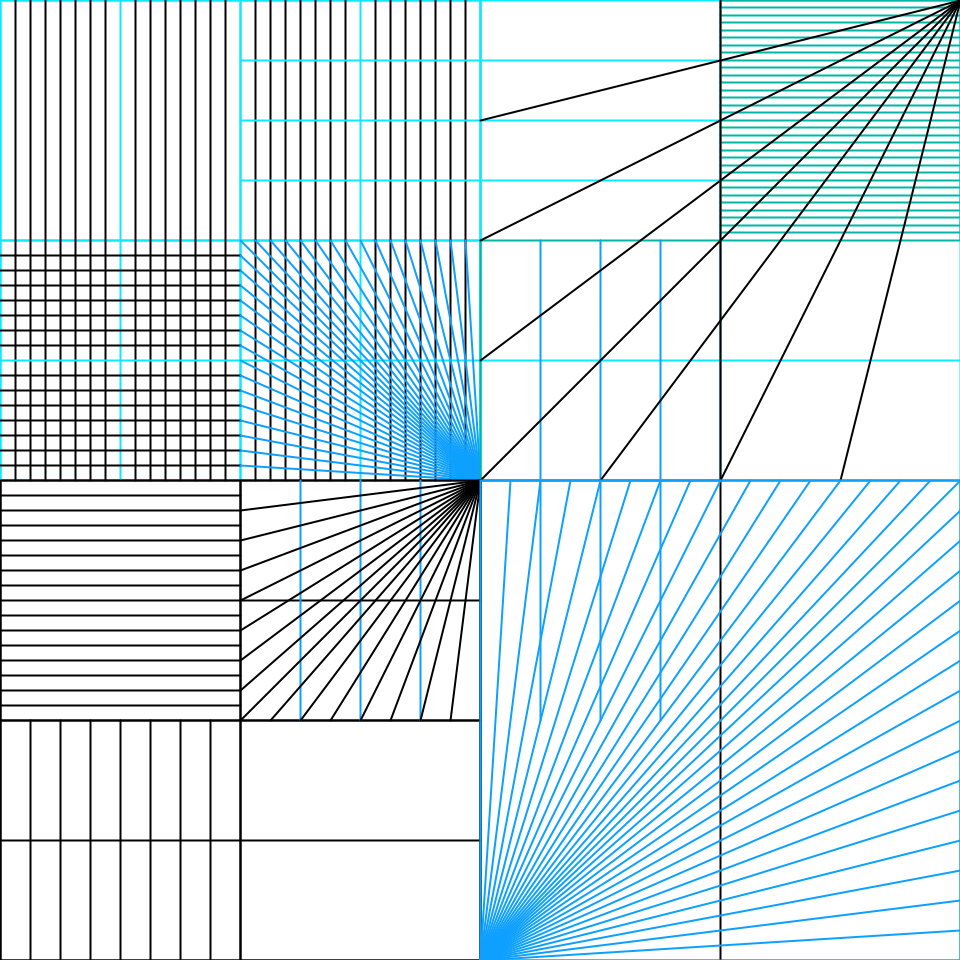
Frame 1 (no input)
Frame 60 (the mouse pressed at the canvas centre just before this capture): identical to frame 1, image omitted
Frame 120 (the mouse held since frame 60 and released just before this capture): identical to frame 1, image omitted

The Processing sketch that drew this single still picture (run headless with seeded random() and noise(); from frame 60 on, the mouse is pressed at the canvas centre):

// Processing sketch: saskia_painting_replica
// ── saskia_painting_replica.pde
// Inspiration > https://64.media.tumblr.com/cf987798db8463e913efbd960f59b091/58e3afdf5df20f0b-64/s1280x1920/17e2539d1aac524e393f498c1c7214ec4cfb0746.png

void setup() {
  size (960, 960);
}

void draw() {
  background(255);
  strokeWeight(2);

  // Top Left Margin
  noFill();
  stroke(13, 233, 255);
  square(0, 0, 480);

  // Bottom Left Margin
  noFill();
  stroke(0);
  square(0, 480, 480);

  // Top Right Margin
  noFill();
  stroke(13, 233, 255);
  square(480, 0, 480);

  // Bottom Right Margin
  noFill();
  stroke(13, 160, 255);
  square(480, 480, 480);

  // Top Left Margin edits
  noFill();
  stroke(13, 233, 255);
  square(0, 0, 240);
  square(240, 0, 240);
  square(240, 240, 240);
  square(0, 240, 240);

  PVector A = new PVector(120, 0);
  PVector B = new PVector(360, 0);
  PVector C = new PVector(120, 480);
  PVector D = new PVector(360, 480);

  line(A.x, A.y, C.x, C.y);
  line(B.x, B.y, D.x, D.y);

  stroke(0);
  PVector A2 = new PVector(15, 0);
  PVector B2 = new PVector(15, 480);
  PVector C2 = new PVector(30, 0);
  PVector D2 = new PVector(30, 480);

  PVector aa = new PVector(45, 0);
  PVector bb = new PVector(45, 480);
  PVector cc = new PVector(60, 0);
  PVector dd = new PVector(60, 480);
  PVector ee = new PVector(75, 0);
  PVector ff = new PVector(75, 480);
  PVector gg = new PVector(90, 0);
  PVector hh = new PVector(90, 480);
  PVector ii = new PVector(105, 0);
  PVector jj = new PVector(105, 480);


  line(A2.x, A2.y, B2.x, B2.y);
  line(C2.x, C2.y, D2.x, D2.y);
  line(aa.x, aa.y, bb.x, bb.y);
  line(cc.x, cc.y, dd.x, dd.y);
  line(ee.x, ee.y, ff.x, ff.y);
  line(gg.x, gg.y, hh.x, hh.y);
  line(ii.x, ii.y, jj.x, jj.y);

  PVector aa2 = new PVector(135, 0);
  PVector bb2 = new PVector(135, 480);
  PVector cc2 = new PVector(150, 0);
  PVector dd2 = new PVector(150, 480);
  PVector ee2 = new PVector(165, 0);
  PVector ff2 = new PVector(165, 480);
  PVector gg2 = new PVector(180, 0);
  PVector hh2 = new PVector(180, 480);
  PVector ii2 = new PVector(195, 0);
  PVector jj2 = new PVector(195, 480);
  PVector kk2 = new PVector(210, 0);
  PVector ll2 = new PVector(210, 480);
  PVector mm2 = new PVector(225, 0);
  PVector nn2 = new PVector(225, 480);

  line(aa2.x, aa2.y, bb2.x, bb2.y);
  line(cc2.x, cc2.y, dd2.x, dd2.y);
  line(ee2.x, ee2.y, ff2.x, ff2.y);
  line(gg2.x, gg2.y, hh2.x, hh2.y);
  line(ii2.x, ii2.y, jj2.x, jj2.y);
  line(kk2.x, kk2.y, ll2.x, ll2.y);
  line(mm2.x, mm2.y, nn2.x, nn2.y);

  PVector aaa = new PVector(255, 0);
  PVector bbb = new PVector(255, 480);
  PVector ccc = new PVector(270, 0);
  PVector ddd = new PVector(270, 480);
  PVector eee = new PVector(285, 0);
  PVector fff = new PVector(285, 480);
  PVector ggg = new PVector(300, 0);
  PVector hhh = new PVector(300, 480);
  PVector iii = new PVector(315, 0);
  PVector jjj = new PVector(315, 480);
  PVector kkk = new PVector(330, 0);
  PVector lll = new PVector(330, 480);
  PVector mmm = new PVector(345, 0);
  PVector nnn = new PVector(345, 480);

  line(aaa.x, aaa.y, bbb.x, bbb.y);
  line(ccc.x, ccc.y, ddd.x, ddd.y);
  line(eee.x, eee.y, fff.x, fff.y);
  line(ggg.x, ggg.y, hhh.x, hhh.y);
  line(iii.x, iii.y, jjj.x, jjj.y);
  line(kkk.x, kkk.y, lll.x, lll.y);
  line(mmm.x, mmm.y, nnn.x, nnn.y);

  PVector aaaa = new PVector(375, 0);
  PVector bbbb = new PVector(375, 480);
  PVector cccc = new PVector(390, 0);
  PVector dddd = new PVector(390, 480);
  PVector eeee = new PVector(405, 0);
  PVector ffff = new PVector(405, 480);
  PVector gggg = new PVector(420, 0);
  PVector hhhh = new PVector(420, 480);
  PVector iiii = new PVector(435, 0);
  PVector jjjj = new PVector(435, 480);
  PVector kkkk = new PVector(450, 0);
  PVector llll = new PVector(450, 480);
  PVector mmmm = new PVector(465, 0);
  PVector nnnn = new PVector(465, 480);

  line(aaaa.x, aaaa.y, bbbb.x, bbbb.y);
  line(cccc.x, cccc.y, dddd.x, dddd.y);
  line(eeee.x, eeee.y, ffff.x, ffff.y);
  line(gggg.x, gggg.y, hhhh.x, hhhh.y);
  line(iiii.x, iiii.y, jjjj.x, jjjj.y);
  line(kkkk.x, kkkk.y, llll.x, llll.y);
  line(mmmm.x, mmmm.y, nnnn.x, nnnn.y);

  stroke(13, 233, 255);
  PVector horizontalA = new PVector(240, 60);
  PVector horizontalB = new PVector(240, 120);
  PVector horizontalC = new PVector(240, 180);
  PVector horizontalD = new PVector(720, 60);
  PVector horizontalE = new PVector(720, 120);
  PVector horizontalF = new PVector(720, 180);

  line(horizontalA.x, horizontalA.y, horizontalD.x, horizontalD.y);
  line(horizontalB.x, horizontalB.y, horizontalE.x, horizontalE.y);
  line(horizontalC.x, horizontalC.y, horizontalF.x, horizontalF.y);

  // lower left quarter, top half (Top Left)
  PVector lowerHorizontalA = new PVector(0, 360);
  PVector lowerHorizontalB = new PVector(960, 360);
  PVector lowerA = new PVector(0, 255);
  PVector lowerB = new PVector(0, 270);
  PVector lowerC = new PVector(0, 285);
  PVector lowerD = new PVector(0, 300);
  PVector lowerE = new PVector(0, 315);
  PVector lowerF = new PVector(0, 330);
  PVector lowerG = new PVector(0, 345);

  PVector lowerAA = new PVector(0, 375);
  PVector lowerBB = new PVector(0, 390);
  PVector lowerCC = new PVector(0, 405);
  PVector lowerDD = new PVector(0, 420);
  PVector lowerEE = new PVector(0, 435);
  PVector lowerFF = new PVector(0, 450);
  PVector lowerGG = new PVector(0, 465);

  // Lower left quarter, bottom half (Top Left)
  PVector lowerA2 = new PVector(240, 255);
  PVector lowerB2 = new PVector(240, 270);
  PVector lowerC2 = new PVector(240, 285);
  PVector lowerD2 = new PVector(240, 300);
  PVector lowerE2 = new PVector(240, 315);
  PVector lowerF2 = new PVector(240, 330);
  PVector lowerG2 = new PVector(240, 345);

  line(lowerHorizontalA.x, lowerHorizontalA.y, lowerHorizontalB.x, lowerHorizontalB.y);

  stroke(0);
  line(lowerA.x, lowerA.y, lowerA2.x, lowerA2.y);
  line(lowerB.x, lowerB.y, lowerB2.x, lowerB2.y);
  line(lowerC.x, lowerC.y, lowerC2.x, lowerC2.y);
  line(lowerD.x, lowerD.y, lowerD2.x, lowerD2.y);
  line(lowerE.x, lowerE.y, lowerE2.x, lowerE2.y);
  line(lowerF.x, lowerF.y, lowerF2.x, lowerF2.y);
  line(lowerG.x, lowerG.y, lowerG2.x, lowerG2.y);

  PVector lowerAA2 = new PVector(240, 375);
  PVector lowerBB2 = new PVector(240, 390);
  PVector lowerCC2 = new PVector(240, 405);
  PVector lowerDD2 = new PVector(240, 420);
  PVector lowerEE2 = new PVector(240, 435);
  PVector lowerFF2 = new PVector(240, 450);
  PVector lowerGG2 = new PVector(240, 465);

  line(lowerAA.x, lowerAA.y, lowerAA2.x, lowerAA2.y);
  line(lowerBB.x, lowerBB.y, lowerBB2.x, lowerBB2.y);
  line(lowerCC.x, lowerCC.y, lowerCC2.x, lowerCC2.y);
  line(lowerDD.x, lowerDD.y, lowerDD2.x, lowerDD2.y);
  line(lowerEE.x, lowerEE.y, lowerEE2.x, lowerEE2.y);
  line(lowerFF.x, lowerFF.y, lowerFF2.x, lowerFF2.y);
  line(lowerGG.x, lowerGG.y, lowerGG2.x, lowerGG2.y);

  // Lower right quarter, diagonal lines(Top Left)
  stroke(13, 160, 255);

  PVector anchor = new PVector(width/2, height/2);

  line(anchor.x, anchor.y, lowerGG2.x, lowerGG2.y);
  line(anchor.x, anchor.y, lowerFF2.x, lowerFF2.y);
  line(anchor.x, anchor.y, lowerEE2.x, lowerEE2.y);
  line(anchor.x, anchor.y, lowerDD2.x, lowerDD2.y);
  line(anchor.x, anchor.y, lowerCC2.x, lowerCC2.y);
  line(anchor.x, anchor.y, lowerBB2.x, lowerBB2.y);
  line(anchor.x, anchor.y, lowerAA2.x, lowerAA2.y);
  line(anchor.x, anchor.y, 240, 240);

  line(anchor.x, anchor.y, lowerG2.x, lowerG2.y);
  line(anchor.x, anchor.y, lowerF2.x, lowerF2.y);
  line(anchor.x, anchor.y, lowerE2.x, lowerE2.y);
  line(anchor.x, anchor.y, lowerD2.x, lowerD2.y);
  line(anchor.x, anchor.y, lowerC2.x, lowerC2.y);
  line(anchor.x, anchor.y, lowerB2.x, lowerB2.y);
  line(anchor.x, anchor.y, lowerA2.x, lowerA2.y);
  line(anchor.x, anchor.y, 240, 360);

  line(anchor.x, anchor.y, 255, 240);
  line(anchor.x, anchor.y, 270, 240);
  line(anchor.x, anchor.y, 285, 240);
  line(anchor.x, anchor.y, 300, 240);
  line(anchor.x, anchor.y, 315, 240);
  line(anchor.x, anchor.y, 330, 240);
  line(anchor.x, anchor.y, 345, 240);
  line(anchor.x, anchor.y, 360, 240);
  line(anchor.x, anchor.y, 375, 240);
  line(anchor.x, anchor.y, 390, 240);
  line(anchor.x, anchor.y, 405, 240);
  line(anchor.x, anchor.y, 420, 240);
  line(anchor.x, anchor.y, 435, 240);
  line(anchor.x, anchor.y, 450, 240);
  line(anchor.x, anchor.y, 465, 240);

  // Top Right Margin edits
  stroke(0, 183, 166);
  noFill();
  square(720, 0, 240);

  // upper half
  PVector rightA = new PVector(720, 7.5);
  PVector rightB = new PVector(720, 15);
  PVector rightC = new PVector(720, 22.5);
  PVector rightD = new PVector(720, 30);
  PVector rightE = new PVector(720, 37.5);
  PVector rightF = new PVector(720, 45);
  PVector rightG = new PVector(720, 52.5);
  PVector rightH = new PVector(720, 60);
  PVector rightI = new PVector(720, 67.5);
  PVector rightJ = new PVector(720, 75);
  PVector rightK = new PVector(720, 82.5);
  PVector rightL = new PVector(720, 90);
  PVector rightM = new PVector(720, 97.5);
  PVector rightN = new PVector(720, 105);
  PVector rightO = new PVector(720, 112.5);
  PVector rightP = new PVector(720, 120);

  PVector rightA2 = new PVector(960, 7.5);
  PVector rightB2 = new PVector(960, 15);
  PVector rightC2 = new PVector(960, 22.5);
  PVector rightD2 = new PVector(960, 30);
  PVector rightE2 = new PVector(960, 37.5);
  PVector rightF2 = new PVector(960, 45);
  PVector rightG2 = new PVector(960, 52.5);
  PVector rightH2 = new PVector(960, 60);
  PVector rightI2 = new PVector(960, 67.5);
  PVector rightJ2 = new PVector(960, 75);
  PVector rightK2 = new PVector(960, 82.5);
  PVector rightL2 = new PVector(960, 90);
  PVector rightM2 = new PVector(960, 97.5);
  PVector rightN2 = new PVector(960, 105);
  PVector rightO2 = new PVector(960, 112.5);
  PVector rightP2 = new PVector(960, 120);

  //lower half
  PVector rightAA = new PVector(720, 127.5);
  PVector rightBB = new PVector(720, 135);
  PVector rightCC = new PVector(720, 142.5);
  PVector rightDD = new PVector(720, 150);
  PVector rightEE = new PVector(720, 157.5);
  PVector rightFF = new PVector(720, 165);
  PVector rightGG = new PVector(720, 172.5);
  PVector rightHH = new PVector(720, 180);
  PVector rightII = new PVector(720, 187.5);
  PVector rightJJ = new PVector(720, 195);
  PVector rightKK = new PVector(720, 202.5);
  PVector rightLL = new PVector(720, 210);
  PVector rightMM = new PVector(720, 217.5);
  PVector rightNN = new PVector(720, 225);
  PVector rightOO = new PVector(720, 232.5);

  PVector rightAA2 = new PVector(960, 127.5);
  PVector rightBB2 = new PVector(960, 135);
  PVector rightCC2 = new PVector(960, 142.5);
  PVector rightDD2 = new PVector(960, 150);
  PVector rightEE2 = new PVector(960, 157.5);
  PVector rightFF2 = new PVector(960, 165);
  PVector rightGG2 = new PVector(960, 172.5);
  PVector rightHH2 = new PVector(960, 180);
  PVector rightII2 = new PVector(960, 187.5);
  PVector rightJJ2 = new PVector(960, 195);
  PVector rightKK2 = new PVector(960, 202.5);
  PVector rightLL2 = new PVector(960, 210);
  PVector rightMM2 = new PVector(960, 217.5);
  PVector rightNN2 = new PVector(960, 225);
  PVector rightOO2 = new PVector(960, 232.5);

  //connected lines
  line(rightA.x, rightA.y, rightA2.x, rightA2.y);
  line(rightB.x, rightB.y, rightB2.x, rightB2.y);
  line(rightC.x, rightC.y, rightC2.x, rightC2.y);
  line(rightD.x, rightD.y, rightD2.x, rightD2.y);
  line(rightE.x, rightE.y, rightE2.x, rightE2.y);
  line(rightF.x, rightF.y, rightF2.x, rightF2.y);
  line(rightG.x, rightG.y, rightG2.x, rightG2.y);
  line(rightH.x, rightH.y, rightH2.x, rightH2.y);
  line(rightI.x, rightI.y, rightI2.x, rightI2.y);
  line(rightJ.x, rightJ.y, rightJ2.x, rightJ2.y);
  line(rightK.x, rightK.y, rightK2.x, rightK2.y);
  line(rightL.x, rightL.y, rightL2.x, rightL2.y);
  line(rightM.x, rightM.y, rightM2.x, rightM2.y);
  line(rightN.x, rightN.y, rightN2.x, rightN2.y);
  line(rightO.x, rightO.y, rightO2.x, rightO2.y);
  line(rightP.x, rightP.y, rightP2.x, rightP2.y);

  line(rightAA.x, rightAA.y, rightAA2.x, rightAA2.y);
  line(rightBB.x, rightBB.y, rightBB2.x, rightBB2.y);
  line(rightCC.x, rightCC.y, rightCC2.x, rightCC2.y);
  line(rightDD.x, rightDD.y, rightDD2.x, rightDD2.y);
  line(rightEE.x, rightEE.y, rightEE2.x, rightEE2.y);
  line(rightFF.x, rightFF.y, rightFF2.x, rightFF2.y);
  line(rightGG.x, rightGG.y, rightGG2.x, rightGG2.y);
  line(rightHH.x, rightHH.y, rightHH2.x, rightHH2.y);
  line(rightII.x, rightII.y, rightII2.x, rightII2.y);
  line(rightJJ.x, rightJJ.y, rightJJ2.x, rightJJ2.y);
  line(rightKK.x, rightKK.y, rightKK2.x, rightKK2.y);
  line(rightLL.x, rightLL.y, rightLL2.x, rightLL2.y);
  line(rightMM.x, rightMM.y, rightMM2.x, rightMM2.y);
  line(rightNN.x, rightNN.y, rightNN2.x, rightNN2.y);
  line(rightOO.x, rightOO.y, rightOO2.x, rightOO2.y);

  // misplaced items lol
  square(480, 240, 240);
  stroke(13, 160, 255);
  line(540, 240, 540, 720);
  line(600, 240, 600, 720);
  line(660, 240, 660, 720);

  // really long black line
  stroke(0);
  line(720, 0, 720, 960);

  // diagonal lines (Top Right)
  PVector anchor2 = new PVector(960, 0);
  line(anchor2.x, anchor2.y, width/2, height/2);
  line(anchor2.x, anchor2.y, 480, 360);
  line(anchor2.x, anchor2.y, 480, 240);
  line(anchor2.x, anchor2.y, 480, 120);

  line(anchor2.x, anchor2.y, 600, 480);
  line(anchor2.x, anchor2.y, 720, 480);
  line(anchor2.x, anchor2.y, 840, 480);

  // Lower Left edits
  stroke(0);
  square(0, 480, 240);
  square(240, 480, 240);
  square(0, 720, 240);
  square(240, 720, 240);

  line(0, 600, 480, 600);
  line(0, 840, 480, 840);

  // bottom left quarter (Bottom Left)
  line(30, 720, 30, 960);
  line(60, 720, 60, 960);
  line(90, 720, 90, 960);
  line(120, 720, 120, 960);
  line(150, 720, 150, 960);
  line(180, 720, 180, 960);
  line(210, 720, 210, 960);

  // top right quarter (Bottom Left)
  stroke(13, 160, 255);
  line(300, 480, 300, 720);
  line(360, 480, 360, 720);
  line(420, 480, 420, 720);

  // Diagonal lines (Top right quarter, Bottom Left)
  stroke(0);
  PVector anchor3 = new PVector(width/2, height/2);

  line(anchor3.x, anchor3.y, 240, 720);
  line(anchor3.x, anchor3.y, 240, 540);
  line(anchor3.x, anchor3.y, 240, 600);
  line(anchor3.x, anchor3.y, 240, 660);
  line(anchor3.x, anchor3.y, 360, 720);
  line(anchor3.x, anchor3.y, 300, 720);
  line(anchor3.x, anchor3.y, 420, 720);

  line(anchor3.x, anchor3.y, 240, 510);
  line(anchor3.x, anchor3.y, 240, 570);
  line(anchor3.x, anchor3.y, 240, 630);
  line(anchor3.x, anchor3.y, 240, 690);
  line(anchor3.x, anchor3.y, 270, 720);
  line(anchor3.x, anchor3.y, 330, 720);
  line(anchor3.x, anchor3.y, 390, 720);
  line(anchor3.x, anchor3.y, 450, 720);

  // Top Left quarter (Bottom Left)
  line(0, 495, 240, 495);
  line(0, 510, 240, 510);
  line(0, 525, 240, 525);
  line(0, 540, 240, 540);
  line(0, 555, 240, 555);
  line(0, 570, 240, 570);
  line(0, 585, 240, 585);

  line(0, 615, 240, 615);
  line(0, 630, 240, 630);
  line(0, 645, 240, 645);
  line(0, 660, 240, 660);
  line(0, 675, 240, 675);
  line(0, 690, 240, 690);
  line(0, 705, 240, 705);

  //Bottom Right edits
  stroke(13, 160, 255);
  square(480, 480, 480);

  PVector anchor4 = new PVector(480, 960);
  line(anchor4.x, anchor4.y, 510, 480);
  line(anchor4.x, anchor4.y, 540, 480);
  line(anchor4.x, anchor4.y, 570, 480);
  line(anchor4.x, anchor4.y, 600, 480);
  line(anchor4.x, anchor4.y, 630, 480);
  line(anchor4.x, anchor4.y, 660, 480);
  line(anchor4.x, anchor4.y, 690, 480);
  line(anchor4.x, anchor4.y, 720, 480);
  line(anchor4.x, anchor4.y, 750, 480);
  line(anchor4.x, anchor4.y, 780, 480);
  line(anchor4.x, anchor4.y, 810, 480);
  line(anchor4.x, anchor4.y, 840, 480);
  line(anchor4.x, anchor4.y, 870, 480);
  line(anchor4.x, anchor4.y, 900, 480);
  line(anchor4.x, anchor4.y, 930, 480);
  line(anchor4.x, anchor4.y, 960, 480);

  line(anchor4.x, anchor4.y, 960, 510);
  line(anchor4.x, anchor4.y, 960, 540);
  line(anchor4.x, anchor4.y, 960, 570);
  line(anchor4.x, anchor4.y, 960, 600);
  line(anchor4.x, anchor4.y, 960, 630);
  line(anchor4.x, anchor4.y, 960, 660);
  line(anchor4.x, anchor4.y, 960, 690);
  line(anchor4.x, anchor4.y, 960, 720);
  line(anchor4.x, anchor4.y, 960, 750);
  line(anchor4.x, anchor4.y, 960, 780);
  line(anchor4.x, anchor4.y, 960, 810);
  line(anchor4.x, anchor4.y, 960, 840);
  line(anchor4.x, anchor4.y, 960, 870);
  line(anchor4.x, anchor4.y, 960, 900);
  line(anchor4.x, anchor4.y, 960, 930);
  
  if(frameCount == 1) {
    String filename = "output";
    save(filename + ".png");
    print("canvas saved as " + filename + ".png");
  }
}
